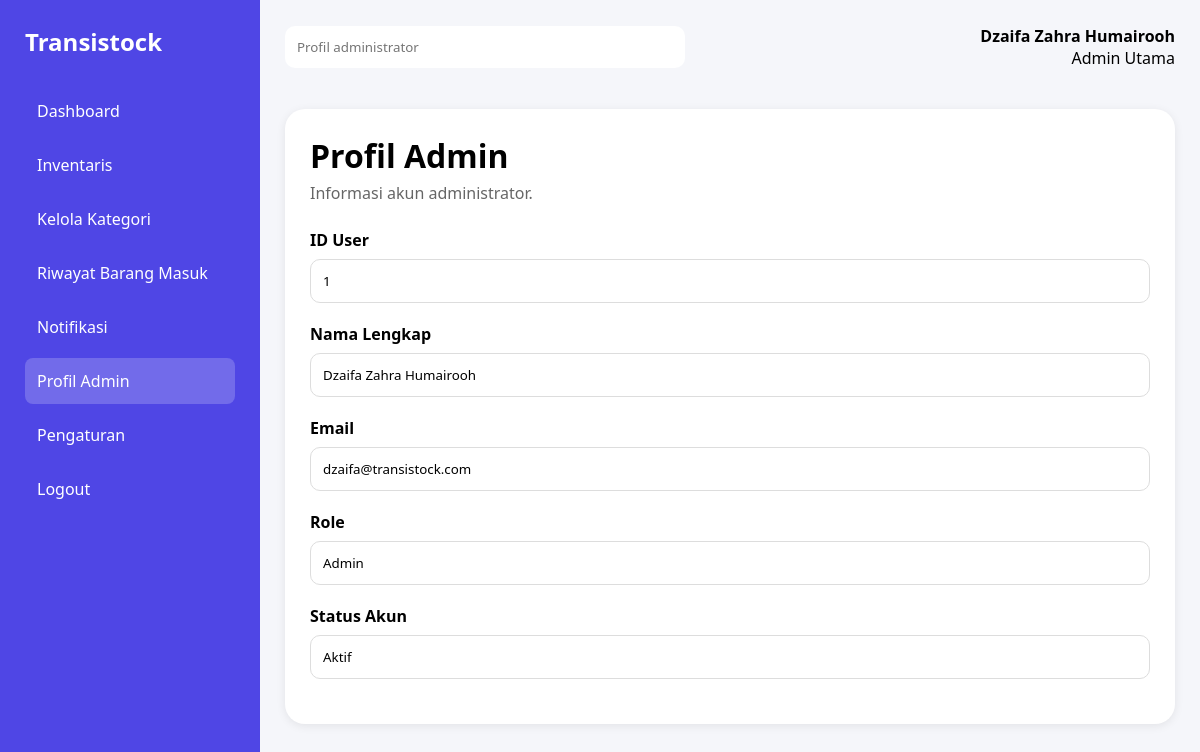
Screenshot of /admin/profil_admin.php (signed in) with the database file from the repository.
### tables this page shows
CREATE TABLE `users` (
  `id_user` int(11) NOT NULL,
  `nama` varchar(100) NOT NULL,
  `email` varchar(100) NOT NULL,
  `password` varchar(255) NOT NULL,
  `role` enum('admin','manager','kasir') NOT NULL
);

### admin/profil_admin.php (the view, shortened to what this page needs)
<?php
include '../config/koneksi.php';
$id_user = $_SESSION['id_user'];
$data = mysqli_fetch_assoc(
    mysqli_query($conn,"
        SELECT *
        FROM users
        WHERE id_user='$id_user'
    ")
);
?>
<!DOCTYPE html>
<html lang="en">
<head>
<link rel="stylesheet" href="dashboard.css">
</head>
<body>
<div class="container">
<div class="sidebar">
<h2>Transistock</h2>
<ul>
<li><a href="dashboard.php">Dashboard</a></li>
<li>
<a href="inventaris.php">Inventaris</a>
</li>
<li>
<a href="kategori.php">Kelola Kategori</a>
</li>
<li>
<a href="riwayat_barang_masuk.php">
Riwayat Barang Masuk
</a>
</li>
<li>
<a href="notifikasi.php">
Notifikasi
</a>
</li>
<li class="active">
Profil Admin
</li>
<li>
<a href="pengaturan.php">
Pengaturan
</a>
</li>
<li>
<a href="../auth/logout.php">
Logout
</a>
</li>
</ul>
</div>
<div class="main">
<div class="header">
<input
type="text"
placeholder="Profil administrator">
<div class="profile">
<h4><?= $_SESSION['nama']; ?></h4>
<p>Admin Utama</p>
</div>
</div>
<div class="inventory-card">
<div class="inventory-top">
<div>
<h2>Profil Admin</h2>
<p>Informasi akun administrator.</p>
</div>
</div>
<form>
<div class="form-group">
<label>ID User</label>
<input
type="text"
value="<?= $data['id_user']; ?>"
readonly>
</div>
<div class="form-group">
<label>Nama Lengkap</label>
<input
type="text"
value="<?= $data['nama']; ?>"
readonly>
</div>
<div class="form-group">
<label>Email</label>
<input
type="email"
value="<?= $data['email']; ?>"
readonly>
</div>
<div class="form-group">
<label>Role</label>
<input
type="text"
value="<?= ucfirst($data['role']); ?>"
readonly>
</div>
<div class="form-group">
<label>Status Akun</label>
<input
type="text"
value="Aktif"
readonly>
</div>
</form>
</div>
</div>
</div>
</body>
</html>

### admin/dashboard.css (style rules this page uses)
* { margin:0; padding:0; box-sizing:border-box; font-family:Segoe UI, sans-serif; }
body { background:#f5f6fa; }
.container { display:flex; min-height:100vh; }
.sidebar { width:260px; background:#4f46e5; color:white; padding:25px; }
.sidebar h2 { margin-bottom:30px; }
.sidebar ul { list-style:none; }
.sidebar li { padding:12px; margin-bottom:8px; border-radius:8px; cursor:pointer; }
.sidebar li:hover, .sidebar .active { background:rgba(255,255,255,0.2); }
.sidebar a { color:white; text-decoration:none; }
.main { flex:1; padding:25px; }
.header { display:flex; justify-content:space-between; align-items:center; margin-bottom:25px; }
.header input { width:400px; padding:12px; border:none; border-radius:10px; }
.profile { text-align:right; }
.inventory-card { background:white; padding:25px; border-radius:20px; box-shadow:0 2px 10px rgba(0,0,0,0.08); margin-top:40px; }
.inventory-top { display:flex; justify-content:space-between; align-items:center; margin-bottom:25px; }
.inventory-top h2 { font-size:32px; margin-bottom:5px; }
.inventory-top p { color:#666; }
.form-group { margin-bottom:20px; }
.form-group label { display:block; margin-bottom:8px; font-weight:600; }
.form-group input, .form-group select { width:100%; padding:12px; border:1px solid #ddd; border-radius:10px; }

### rows the page displays
users: id_user "1", nama "Dzaifa Zahra Humairooh", email "dzaifa@transistock.com", role "Admin"

### other values shown
$_SESSION['nama'] "Dzaifa Zahra Humairooh"
